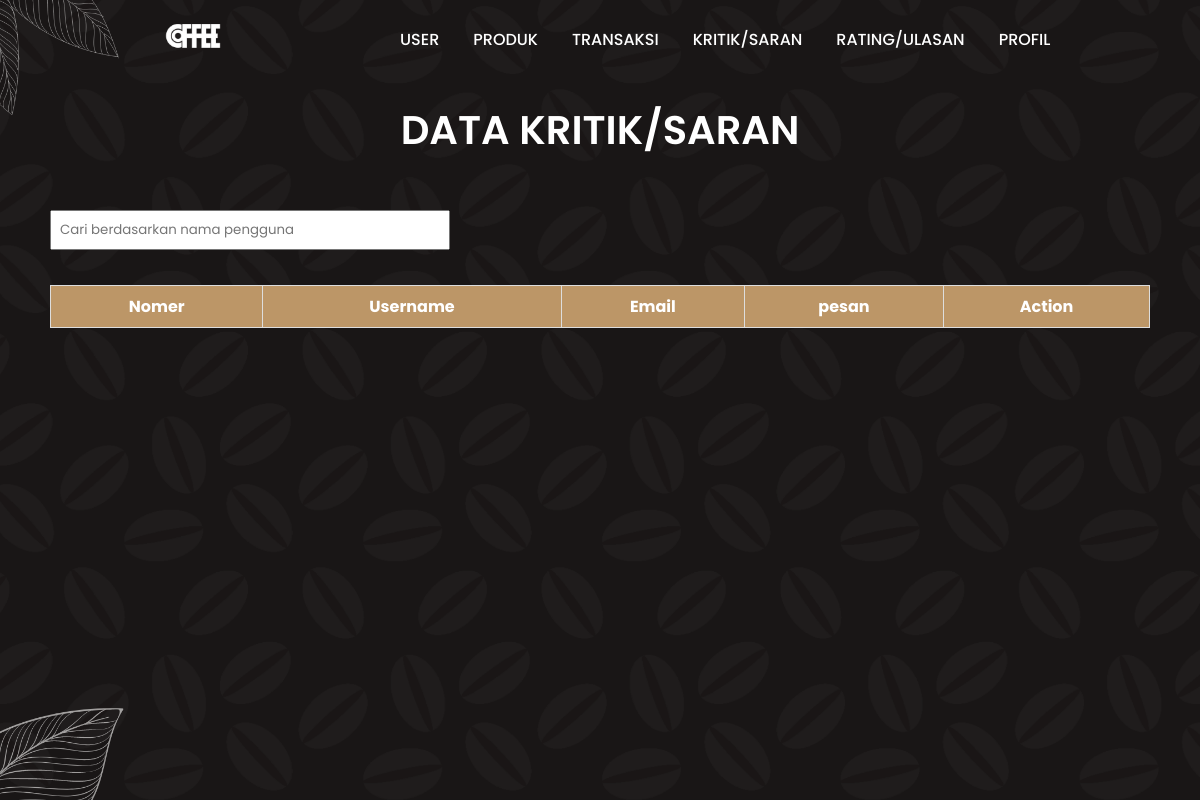
Before: /admin/adminmassage.php with the older database file.
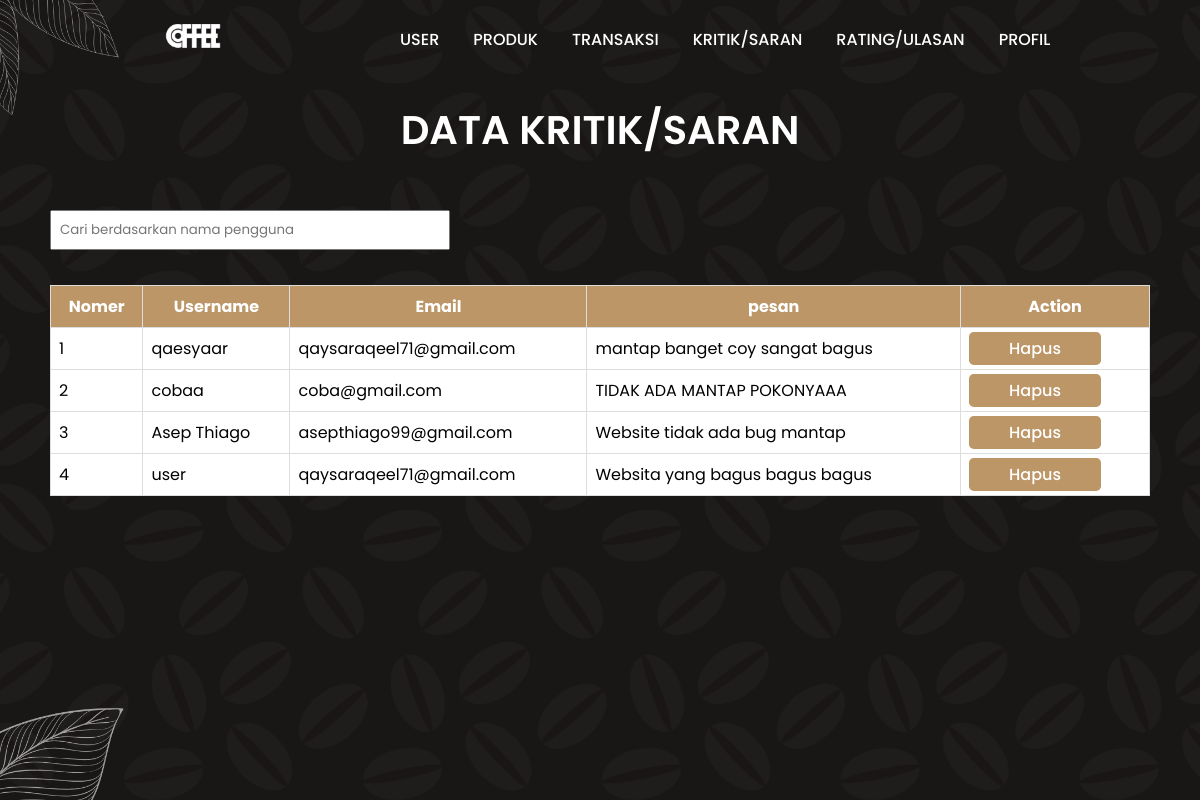
After: the same page with the newer database file.
### tables this page shows
CREATE TABLE `kontak` (
  `id_pesan` int(11) NOT NULL,
  `username` varchar(30) NOT NULL,
  `email` varchar(30) NOT NULL,
  `pesan` varchar(300) NOT NULL,
  `id_user` int(11) DEFAULT NULL
);

CREATE TABLE `user` (
  `id_user` int(11) NOT NULL,
  `username` varchar(20) NOT NULL,
  `password` varchar(20) NOT NULL,
  `email` varchar(30) NOT NULL,
  `level` varchar(10) NOT NULL,
  `foto_profil` varchar(255) DEFAULT NULL
);

### admin/adminmassage.php (the view, shortened to what this page needs)
<!DOCTYPE html>
<html lang="en">
<head>
    <link rel="stylesheet" href="style1.css">
</head>
<body>
<header>
        <a href="#" class="logo">
            <img src="../user/img/logo.png" alt="">
        </a>
        <ul class="navbar">
            <li><a href="adminuser.php">User</a></li>
            <li><a href="adminproduk.php">Produk</a></li>
            <li><a href="admintransaksi.php">transaksi</a></li>
            <li><a href="adminmassage.php">kritiK/saran</a></li>
            <li><a href="adminrating.php">Rating/ulasan</a></li>
            <li><a href="profil.php">profil</a></li>
        </ul>
    </header>
    <section class="user">
    <h1 class="heading">Data kritiK/saran</h1>
        <br>
        <br>
        <input type="text" id="searchInput" placeholder="Cari berdasarkan nama pengguna">
        <br>
        <br>
        <table border="1" class="table" id="massageTable">
            <tr>
                <th>Nomer</th>
                <th>Username</th>
                <th>Email</th>
                <th>pesan</th>
                <th>Action</th>
            </tr>
            <?php
            include '../koneksi.php';
            $query = "
                SELECT kontak.id_pesan, kontak.pesan,
                       user.id_user, user.username, user.email
                FROM kontak
                JOIN user ON kontak.id_user = user.id_user
            ";
            $query_mysql = mysqli_query($mysqli, $query) or die(mysqli_error($mysqli));
            $nomor = 1;
            while($data = mysqli_fetch_array($query_mysql)) {
            ?>
            <tr>
                <td><?php echo $nomor++; ?></td>
                <td><?php echo $data['username']; ?></td>
                <td><?php echo $data['email']; ?></td>
                <td><?php echo $data['pesan']; ?></td>
                <td><a href="adminmassagehapus.php?id=<?php echo $data['id_pesan']; ?>" class="btn">Hapus</a></td>
            </tr>
            <?php } ?>
        </table>
        <br>
        <br>
    </section>
</body>
</html>

### admin/style1.css (style rules this page uses)
* { font-family: 'Poppins', sans-serif; margin: 0; padding: 0; box-sizing: border-box; scroll-padding-top: 4rem; scroll-behavior: smooth; list-style: none; text-decoration: none; }
:root { --main-color: #bc9667; --second-color: #edeae3; --text-color: #1b1b1b; --bg-color: #fff; --box-shadow: 2px 2px 10px 4px rgb(14 55 54 / 15%); }
section { padding: 100px 50px; }
header { position: fixed; width: 100%; top: 0; right: 0; z-index: 10000; display: flex; justify-content: space-around; align-items: center; padding: 18px 100px; transition: 0.5s linear; color: #1b1b1b; }
.logo img { width: 120px; }
.navbar { display: flex; }
.navbar a { padding: 8px 17px; color: var(--bg-color); font-size: 1rem; text-transform: uppercase; font-weight: 500; }
.user { width: 100%; min-height: 100vh; background: url(img/bg.png); background-repeat: no-repeat; background-size: cover; background-position: center; }
.heading { color: var(--bg-color); font-size: 40px; font-weight: 600; text-align: center; text-transform: uppercase; }
.table { width: 100%; border-collapse: collapse; background: var(--bg-color); background-size: cover; background-repeat: no-repeat; }
.table th, .table td { border: 1px solid #ddd; padding: 8px; }
.table th { background-color: var(--main-color); color: #fff; }
.btn { padding: 10px 40px; border-radius: 0.3rem; background: var(--main-color); color: var(--bg-color); font-weight: 500; }
#searchInput { padding: 8px; margin-bottom: 10px; width: 400px; }

### admin/adminmassage.php (style rules this page uses)
#searchInput { padding: 8px; margin-bottom: 10px; width: 400px; }
.btn { padding: 5px 40px; border-radius: 0.3rem; background: var(--main-color); color: var(--bg-color); font-weight: 500; }

Changed rows visible on the page:
added kontak: id_user.username "qaesyaar", id_user.email "qaysaraqeel71@gmail.com", pesan "mantap banget coy sangat bagus"
added kontak: id_user.username "cobaa", id_user.email "coba@gmail.com", pesan "TIDAK ADA MANTAP POKONYAAA"
added kontak: id_user.username "Asep Thiago", id_user.email "asepthiago99@gmail.com", pesan "Website tidak ada bug mantap"
added kontak: id_user.username "user", id_user.email "qaysaraqeel71@gmail.com", pesan "Websita yang bagus bagus bagus"
